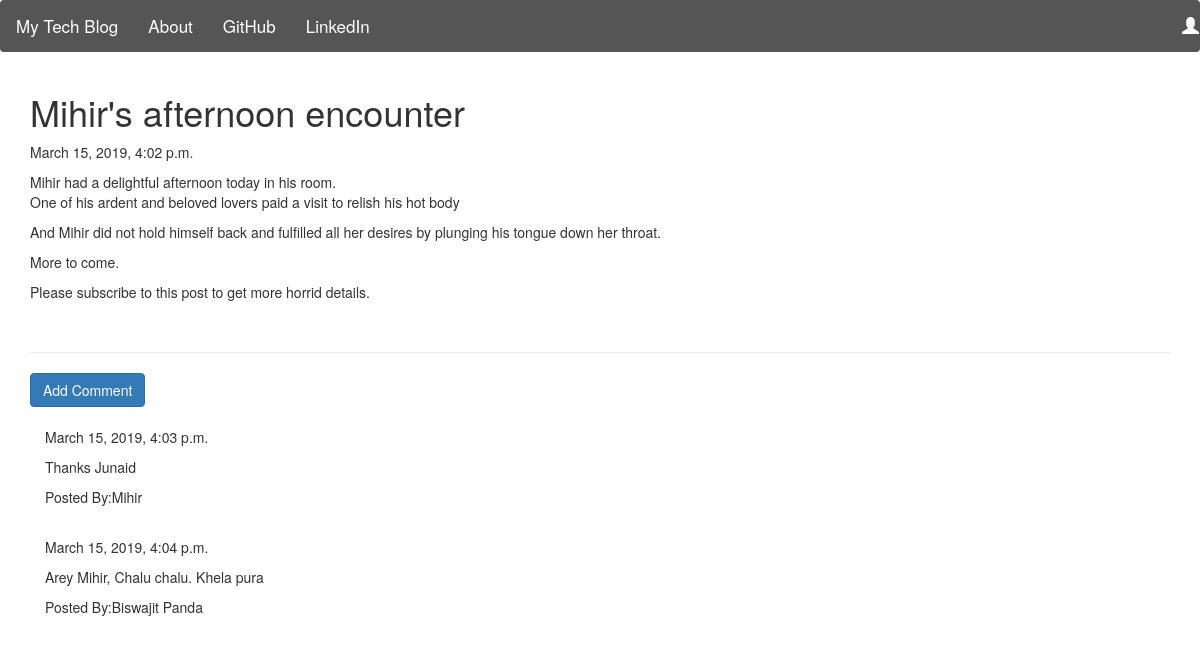
/blog/post/10/, run on the app's committed database.
### blog/models.py (models this page shows, shortened)
class Post(models.Model):
    author = models.ForeignKey('auth.User', on_delete = models.CASCADE)
    title = models.CharField(max_length = 200)
    text = models.TextField()
    created_date = models.DateTimeField(default = timezone.now)
    published_date = models.DateTimeField(blank = True, null = True)

class Comment(models.Model):
    post = models.ForeignKey(Post, on_delete = models.CASCADE, related_name = 'comments')
    author = models.CharField(max_length = 200)
    text = models.TextField()
    created_date = models.DateTimeField(default = timezone.now)
    approved_comment = models.BooleanField(default = False)

### blog/views.py (the view)
# urls.py: url(r'^post/(?P<pk>\d+)/$', views.PostDetailView.as_view(), name = 'post_detail'),
class PostDetailView(DetailView):
    model = models.Post

### blog/templates/blog/post_detail.html (shortened to what this page needs)
{% extends 'blog/base.html' %}
{% block body_block %}
  <h1 class="posttitle">{{post.title}}</h1>
  {% if post.published_date %}
    <div class="date postdate">
      {{post.published_date}}
    </div>
  {% else %}
      <a class="btn btn-default" href="{% url 'blog:post_publish' pk=post.pk %}">Publish</a>
  {% endif %}
  <p class = 'postcontent'>{{ post.text|safe|linebreaksbr }}</p>
  <hr>
  <a class="btn btn-primary btn-comment" href="{% url 'blog:add_comment_to_post' pk=post.pk %}">Add Comment</a>
  <div class="container">
    {% for comment in post.comments.all %}
      <br>
      {% if user.is_authenticated or comment.approved_comment %}
        {{comment.created_date}}
        <p>{{comment.text|safe|linebreaks}}</p>
        <p>Posted By:{{comment.author}}</p>
      {% endif %}
      {% empty %}
      <p>No Comments</p>
    {% endfor %}
  </div>
{% endblock %}

### blog/templates/blog/base.html (shortened to what this page needs)
<!DOCTYPE html>
{% load staticfiles %}
<html lang="en" dir="ltr">
  <head>
    <link rel="stylesheet" href="https://maxcdn.bootstrapcdn.com/bootstrap/3.4.0/css/bootstrap.min.css">
    <link rel="stylesheet" href="//cdn.jsdelivr.net/npm/medium-editor@latest/dist/css/medium-editor.min.css" type="text/css" media="screen" charset="utf-8">
    <link rel="stylesheet" href="{% static 'css/blog.css'%}">
  </head>
  <body>
    <nav class="navbar">
        <ul class=" nav navbar-nav">
          <li class=""><a href="{% url 'blog:post_list' %}">My Tech Blog</a></li>
          <li><a href="{% url 'blog:about' %}">About</a></li>
          <li><a href="www.github.com">GitHub</a></li>
          <li><a href="www.linkedin.com">LinkedIn</a></li>
        </ul>
        <ul class="nav navbar-nav navbar-right">
          {% if user.is_authenticated %}
            <li><a href="{% url 'blog:post_new' %}">New Post</a></li>
            <li><a href="{% url 'blog:post_draft_list' %}">Drafts</a></li>
            <li><a href="{% url 'logout' %}">Logout</a></li>
            <li><a>Welcome {{user.username}} </a></li>
          {% else %}
            <li><a href="{% url 'login' %}"><span class="glyphicon glyphicon-user"></span></a></li>
          {% endif %}
        </ul>
    </nav>
    <div class="content container">
          {% block body_block %}
          {% endblock %}
    </div>
  </body>
</html>

### blog/static/css/blog.css (style rules this page uses)
.navbar { width: 100%; background-color: #555; overflow: auto; }
.navbar a { float: left; text-align: center; padding: 12px; color: white; text-decoration: none; font-size: 17px; }

### data on the page
Post: title "Mihir's afternoon encounter", published_date "March 15, 2019, 4:02 p.m.", text "Mihir had a delightful afternoon today in his room. One of his ardent and beloved lovers paid a visit to relish his hot body And Mihir did not hold himself back and fulfilled all her desires by plunging his tongue down her throat. More to come. Please subscribe to this post to get more horrid details."
Comment: created_date "March 15, 2019, 4:03 p.m.", text "Thanks Junaid", author "Mihir"
Comment: created_date "March 15, 2019, 4:04 p.m.", text "Arey Mihir, Chalu chalu. Khela pura", author "Biswajit Panda"
